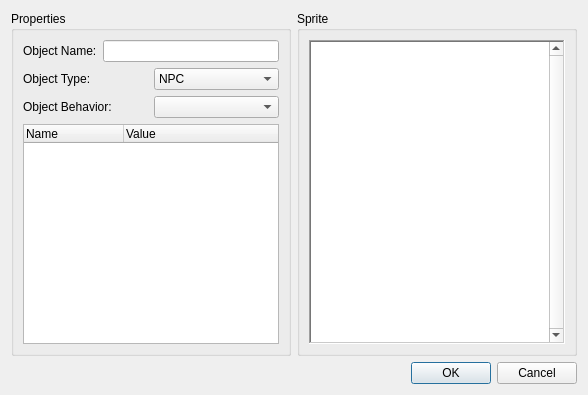
<?xml version="1.0" encoding="UTF-8"?>
<ui version="4.0">
 <class>ObjectEditor</class>
 <widget class="QDialog" name="ObjectEditor">
  <property name="geometry">
   <rect>
    <x>0</x>
    <y>0</y>
    <width>578</width>
    <height>395</height>
   </rect>
  </property>
  <property name="sizePolicy">
   <sizepolicy hsizetype="Fixed" vsizetype="Preferred">
    <horstretch>0</horstretch>
    <verstretch>0</verstretch>
   </sizepolicy>
  </property>
  <property name="windowTitle">
   <string>Object Editor</string>
  </property>
  <layout class="QVBoxLayout" name="verticalLayout_3">
   <item>
    <layout class="QHBoxLayout" name="horizontalLayout_4">
     <item>
      <widget class="QGroupBox" name="groupBox_2">
       <property name="sizePolicy">
        <sizepolicy hsizetype="Fixed" vsizetype="Preferred">
         <horstretch>0</horstretch>
         <verstretch>0</verstretch>
        </sizepolicy>
       </property>
       <property name="title">
        <string>Properties</string>
       </property>
       <layout class="QVBoxLayout" name="verticalLayout_2">
        <item>
         <layout class="QHBoxLayout" name="horizontalLayout">
          <item>
           <widget class="QLabel" name="label">
            <property name="text">
             <string>Object Name:</string>
            </property>
           </widget>
          </item>
          <item>
           <widget class="QLineEdit" name="objectNameInput"/>
          </item>
         </layout>
        </item>
        <item>
         <layout class="QHBoxLayout" name="horizontalLayout_2">
          <item>
           <widget class="QLabel" name="label_2">
            <property name="text">
             <string>Object Type:</string>
            </property>
           </widget>
          </item>
          <item>
           <widget class="QComboBox" name="objectTypeSelector">
            <item>
             <property name="text">
              <string>NPC</string>
             </property>
            </item>
            <item>
             <property name="text">
              <string>Enemy</string>
             </property>
            </item>
            <item>
             <property name="text">
              <string>Item</string>
             </property>
            </item>
            <item>
             <property name="text">
              <string>Doodad</string>
             </property>
            </item>
           </widget>
          </item>
         </layout>
        </item>
        <item>
         <layout class="QHBoxLayout" name="horizontalLayout_3">
          <item>
           <widget class="QLabel" name="label_3">
            <property name="text">
             <string>Object Behavior:</string>
            </property>
           </widget>
          </item>
          <item>
           <widget class="QComboBox" name="objectBehaviorSelector"/>
          </item>
         </layout>
        </item>
        <item>
         <widget class="QTreeWidget" name="treeWidget">
          <property name="rootIsDecorated">
           <bool>false</bool>
          </property>
          <property name="uniformRowHeights">
           <bool>true</bool>
          </property>
          <property name="expandsOnDoubleClick">
           <bool>true</bool>
          </property>
          <attribute name="headerCascadingSectionResizes">
           <bool>true</bool>
          </attribute>
          <column>
           <property name="text">
            <string>Name</string>
           </property>
          </column>
          <column>
           <property name="text">
            <string>Value</string>
           </property>
          </column>
         </widget>
        </item>
       </layout>
      </widget>
     </item>
     <item>
      <widget class="QGroupBox" name="groupBox">
       <property name="title">
        <string>Sprite</string>
       </property>
       <layout class="QVBoxLayout" name="verticalLayout">
        <item>
         <widget class="QListWidget" name="spriteList">
          <property name="sizePolicy">
           <sizepolicy hsizetype="Fixed" vsizetype="Expanding">
            <horstretch>0</horstretch>
            <verstretch>0</verstretch>
           </sizepolicy>
          </property>
          <property name="frameShape">
           <enum>QFrame::WinPanel</enum>
          </property>
          <property name="verticalScrollBarPolicy">
           <enum>Qt::ScrollBarAlwaysOn</enum>
          </property>
         </widget>
        </item>
       </layout>
      </widget>
     </item>
    </layout>
   </item>
   <item>
    <widget class="QDialogButtonBox" name="buttonBox">
     <property name="orientation">
      <enum>Qt::Horizontal</enum>
     </property>
     <property name="standardButtons">
      <set>QDialogButtonBox::Cancel|QDialogButtonBox::Ok</set>
     </property>
    </widget>
   </item>
  </layout>
 </widget>
 <resources/>
 <connections>
  <connection>
   <sender>buttonBox</sender>
   <signal>accepted()</signal>
   <receiver>ObjectEditor</receiver>
   <slot>accept()</slot>
   <hints>
    <hint type="sourcelabel">
     <x>248</x>
     <y>254</y>
    </hint>
    <hint type="destinationlabel">
     <x>157</x>
     <y>274</y>
    </hint>
   </hints>
  </connection>
  <connection>
   <sender>buttonBox</sender>
   <signal>rejected()</signal>
   <receiver>ObjectEditor</receiver>
   <slot>reject()</slot>
   <hints>
    <hint type="sourcelabel">
     <x>316</x>
     <y>260</y>
    </hint>
    <hint type="destinationlabel">
     <x>286</x>
     <y>274</y>
    </hint>
   </hints>
  </connection>
 </connections>
</ui>
